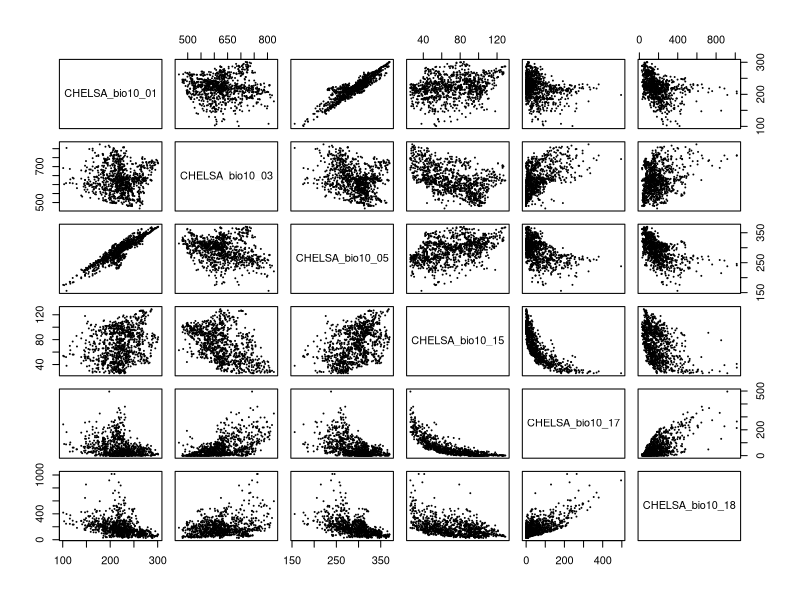

Recreate this plot in R.
## ---- chunk 1
knitr::opts_chunk$set(echo = TRUE)
## ---- chunk 2
library(Hmisc)
library(raster)

e <- extent(25,45,-10,15)
## ---- chunk 3
# correlations 
tmp <- read.table("Data/bioclims.txt", header=T)
pairs(tmp[,1:6], cex=0.05)
rcorr(as.matrix(tmp))
